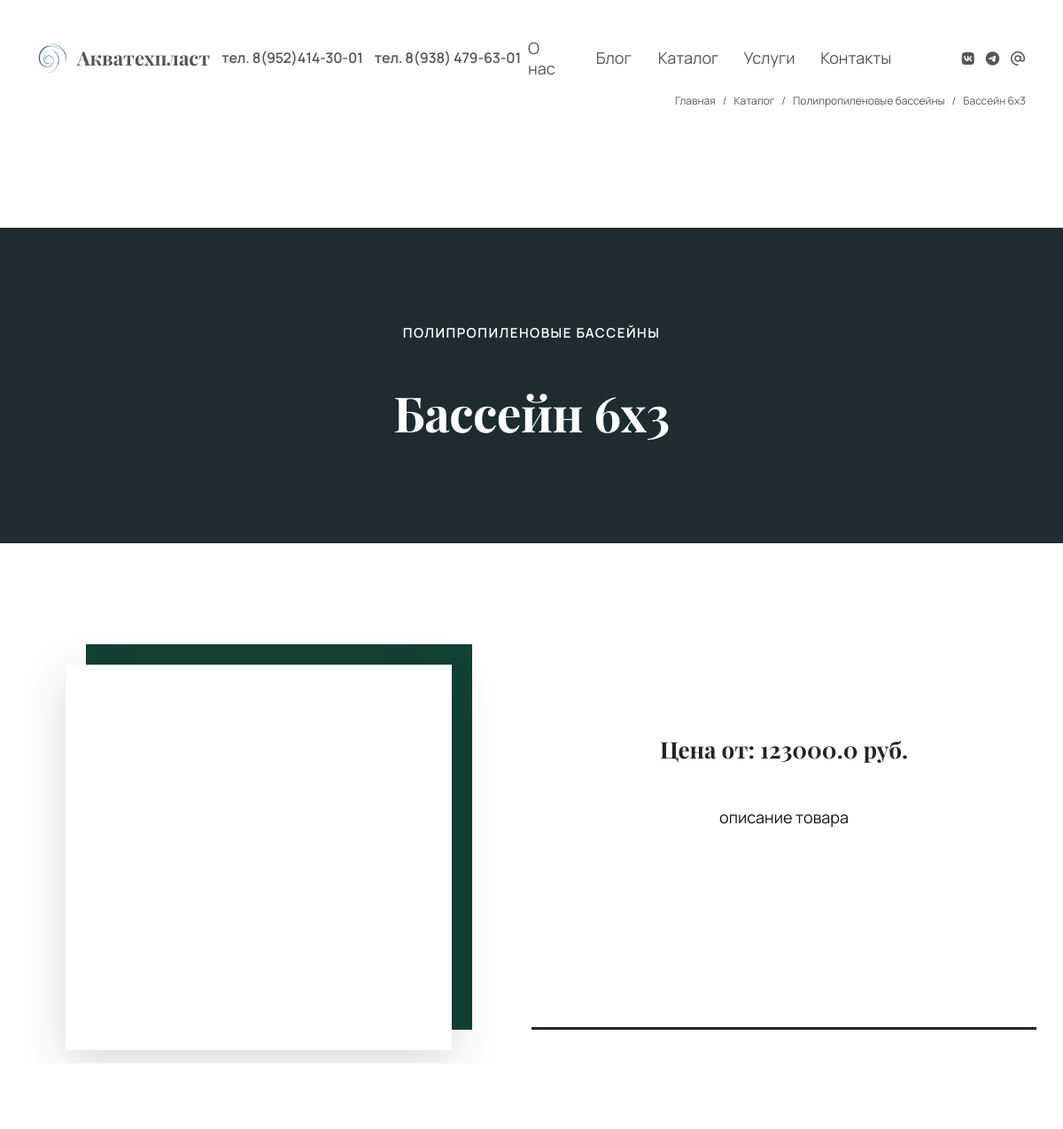
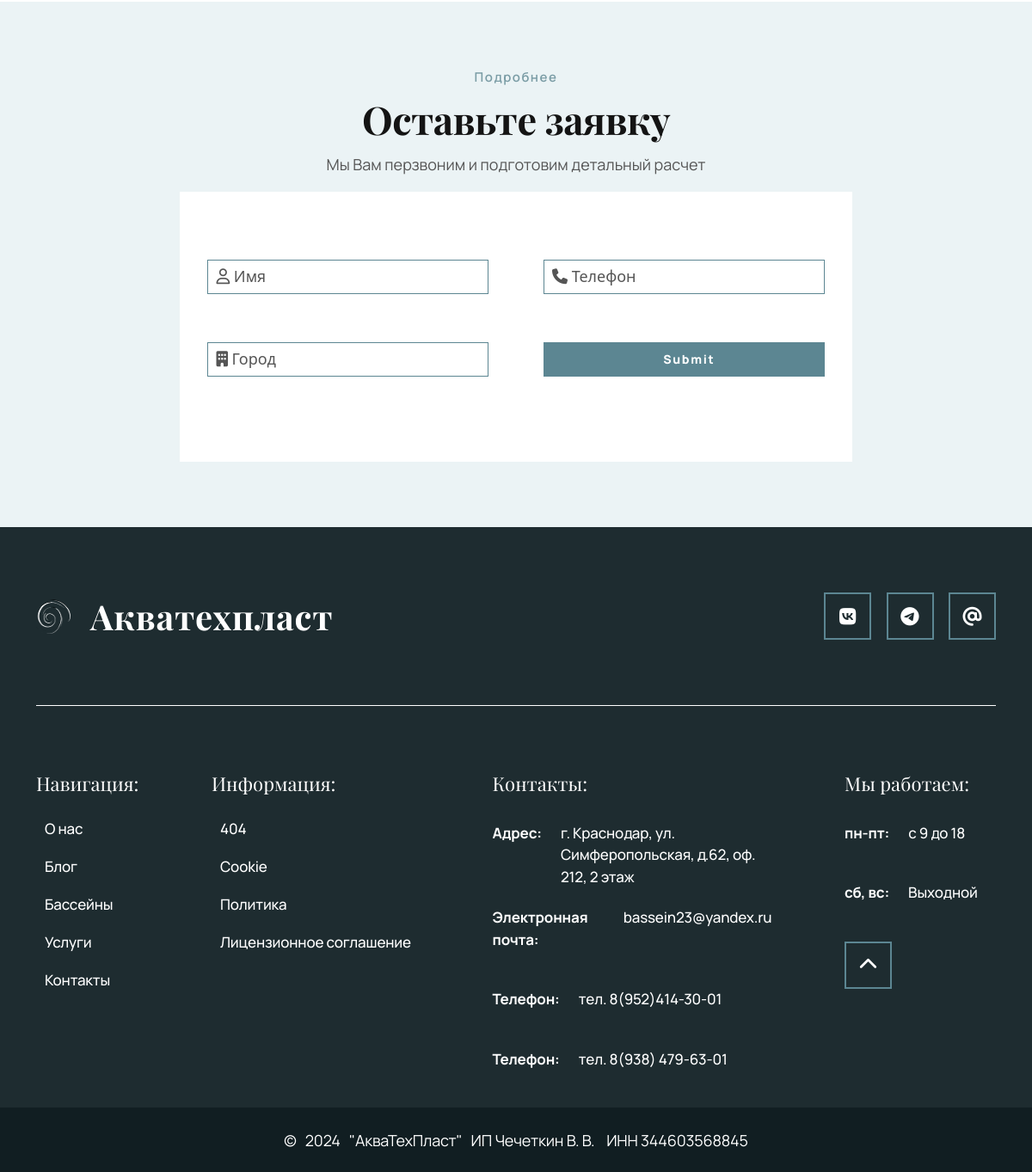
/catalog/product/bassein/, run on the app's committed database (2 pictures, top to bottom).
### catalog/models.py (models this page shows, shortened)
class ShopCategoryModel(models.Model):
    class TypeProduct(models.IntegerChoices):
        POOL = 1, _('Бассейны')
        EQUIPMENT = 2, _('Оборудование')
        MATERIAL = 3, _('Материалы')
    ICONS = {
        TypeProduct.POOL: 'icons/pool.svg',
        TypeProduct.EQUIPMENT: 'icons/water-pump.svg',
        TypeProduct.MATERIAL: 'icons/material.svg',
    }
    type = models.IntegerField(choices=TypeProduct.choices, verbose_name='Тип категории')
    category = models.CharField(max_length=200,
                                verbose_name='Категория товара',
                                help_text='Указать категорию товаров')
    image = models.ImageField(upload_to='catalog/cover/',
                              verbose_name='Фото для обложки группы',
                              help_text='Красивое фото используется для оформления обложки страницы с описанием услуги')
    slug = models.SlugField(max_length=255,
                            unique=True,
                            db_index=True,
                            verbose_name="URL")
    def __str__(self):
        return self.category
    class Meta:
        verbose_name = 'Категории товаров'
        verbose_name_plural = 'Категория товара'

class ShopElementModel(models.Model):
    date = models.DateField(default=timezone.now,
                            verbose_name='Дата публикации')
    category = models.ForeignKey(ShopCategoryModel,
                                 verbose_name='Категория товара',
                                 help_text='Выбрать категорию',
                                 on_delete=models.CASCADE)
    title = models.CharField(max_length=200,
                             verbose_name='Название продукции',
                             help_text='Не больше 200 сиволов')
    length = models.FloatField(verbose_name='Длина',
                            help_text='Для чаши бассейна, если другая категория то не заполнять!',
                            default=0.00,
                            blank=True,
                            null=True)
    width = models.FloatField(verbose_name='Ширина',
                            help_text='Для чаши бассейна, если другая категория то не заполнять!',
                            default=0.00,
                            blank=True,
                            null=True)
    depth = models.FloatField(verbose_name='Глубина',
                            help_text='Для чаши бассейна, если другая категория то не заполнять!',
                            default=0.00,
                            blank=True,
                            null=True)
    description = models.TextField(verbose_name='Подробное описание продукции',
                                   help_text='Описать приемущества и недостатки, максимально подробно')
    price_to = models.FloatField(verbose_name='Цена от',
                                  default=0.00,
                                  help_text='Стоимость от. Не обязательно к заполнению',
                                  blank=True,
                                  null=True)
    image = models.ManyToManyField('Photo',
                                   related_name='product',
                              verbose_name='Фото товара',
                              help_text='Красивое фото используется для оформления обложки страницы с описанием услуги')
    slug = models.SlugField(max_length=255, unique=True, db_index=True, verbose_name="URL")
    class Meta:
        verbose_name='Товар'
        verbose_name_plural = 'Каталог товаров'

### main/views.py (the view)
# urls.py: path('catalog/product/<slug:slug>/', views.product_detail, name='product_detail'),
def product_detail(request, slug):
    product = get_object_or_404(ShopElementModel, slug=slug)
    breadcrumbs = [
        {"name": "Главная", "url": "/"},
        {"name": "Каталог", "url" : f"/catalog/"},
         {"name": product.category, "url": f"/catalog/category/{product.category.slug}/"},
        {"name": product.title, "url": request.path},
    ]
    return render(request, 'catalog/product_detail.html', {'product' : product,
                                                           'breadcrumbs' : breadcrumbs})

### templates/catalog/product_detail.html (shortened to what this page needs)
{% extends "components/base.html" %}
{% load static %}
{% block style %}
    <link href="http://www.jqueryscript.net/css/jquerysctipttop.css" rel="stylesheet" type="text/css">
    <link rel="stylesheet" href="{% static 'css/fancy.css' %}">
    <link rel="stylesheet" href="{% static 'css/blogs.css' %}">
    <link rel="stylesheet" href="{% static 'css/jquery.fancybox.css' %}">
    <link rel="stylesheet" href="{% static 'css/catalog.css' %}">
    <link rel="stylesheet" href="{% static 'css/services.css' %}">
{% endblock %}
{% block content %}
    <section class="blogs" id="blogs">
        <div class="container blogs-container">
            <h2 class="cycle-objects-title">{{ product.category }}</h2>
            <h1 class="cycle-objects-subtitle">{{ product.title }}</h1>
        </div>
    </section>
    <section class="catalog" id="catalog">
        <div class="container catalog-container">
            <div class="row catalog-content">
                <div class="col-xl-6 col-lg-12 catalog-img">
                    <div class="catalog-img-bg">
                        <div class="image">
                            <div class="previews">
                            </div>
                            <div class="full">
                            </div>
                        </div>
                    </div>
                </div>
                <div class="col-xl-6 col-lg-12 catalog-price product">
                    {% if product.price_to %}
                        <h6 class="product-price"> Цена от: {{ product.price_to }} руб.</h6>
                    {% endif %}
                    <div class="product-desc">
                        <p>{{ product.description }}</p>
                    </div>
                </div>
            </div>
        </div>
    </section>
    <section class="service-form">
        <h5>Подробнее</h5>
        <h6>Оставьте заявку</h6>
        <p>Мы Вам перзвоним и подготовим детальный расчет</p>
        {% include "components/serviceForm.html" %}
</section>
{% endblock %}

### templates/components/breadcrumbs.html
{% load static %}
<div class="breadcrumb">
    <div class="container">
        <nav aria-label="breadcrumb">
            <ol class="breadcrumb-list" name="breadcrumb">
                {% for breadcrumb in breadcrumbs %}
                    {% if not forloop.last %}
                        <li class="breadcrumb-item"><a href="{{ breadcrumb.url }}">{{ breadcrumb.name }}</a></li>
                    {% else %}
                        <li class="breadcrumb-item active" aria-current="page">{{ breadcrumb.name }}</li>
                    {% endif %}
                {% endfor %}
            </ol>
        </nav>
    </div>
</div>

### static/css/style.css (style rules this page uses)
.cycle-objects-subtitle { opacity: 0; -webkit-transform: translateY(-20px); -ms-transform: translateY(-20px); transform: translateY(-20px); -webkit-transition: all 0.5s ease; transition: all 0.5s ease; }
.cycle-objects-title { opacity: 0; -webkit-transform: translateY(20px); -ms-transform: translateY(20px); transform: translateY(20px); -webkit-transition: all 0.5s ease; transition: all 0.5s ease; }
.fade-element { opacity: 1; -webkit-transform: translateX(0); -ms-transform: translateX(0); transform: translateX(0); -webkit-transform: translateY(0); -ms-transform: translateY(0); transform: translateY(0); }
* { padding: 0; margin: 0; -webkit-box-sizing: border-box; box-sizing: border-box; }
h1, h2, h3, h4, h5, h6 { font-family: "Play fair"; font-weight: 700; }
p, li, a, input, button { font-family: "Manrope"; font-weight: 400; }
ol, ul, li { list-style: none; }
a { text-decoration: none; border: none; color: rgb(85, 85, 85); }
.breadcrumb { width: 100%; height: 30px; padding-top: 12px; margin-bottom: 0; border-bottom: 1px solid rgb(255, 255, 255); display: -webkit-box; display: -ms-flexbox; display: flex; -webkit-box-align: center; -ms-flex-align: center; align-items: center; font-size: 12px; }
.breadcrumb-list { display: -webkit-box; display: -ms-flexbox; display: flex; -webkit-box-pack: end; -ms-flex-pack: end; justify-content: flex-end; -ms-flex-wrap: wrap; flex-wrap: wrap; }

### static/css/header.css (style rules this page uses)
.cycle-objects-subtitle { opacity: 0; -webkit-transform: translateY(-20px); -ms-transform: translateY(-20px); transform: translateY(-20px); -webkit-transition: all 0.5s ease; transition: all 0.5s ease; }
.cycle-objects-title { opacity: 0; -webkit-transform: translateY(20px); -ms-transform: translateY(20px); transform: translateY(20px); -webkit-transition: all 0.5s ease; transition: all 0.5s ease; }
.fade-element { opacity: 1; -webkit-transform: translateX(0); -ms-transform: translateX(0); transform: translateX(0); -webkit-transform: translateY(0); -ms-transform: translateY(0); transform: translateY(0); }

### static/css/footer.css (style rules this page uses)
.cycle-objects-subtitle { opacity: 0; -webkit-transform: translateY(-20px); -ms-transform: translateY(-20px); transform: translateY(-20px); -webkit-transition: all 0.5s ease; transition: all 0.5s ease; }
.cycle-objects-title { opacity: 0; -webkit-transform: translateY(20px); -ms-transform: translateY(20px); transform: translateY(20px); -webkit-transition: all 0.5s ease; transition: all 0.5s ease; }
.fade-element { opacity: 1; -webkit-transform: translateX(0); -ms-transform: translateX(0); transform: translateX(0); -webkit-transform: translateY(0); -ms-transform: translateY(0); transform: translateY(0); }

### static/css/blogs.css (style rules this page uses)
.cycle-objects-subtitle { opacity: 0; -webkit-transform: translateY(-20px); -ms-transform: translateY(-20px); transform: translateY(-20px); -webkit-transition: all 0.5s ease; transition: all 0.5s ease; }
.cycle-objects-title { opacity: 0; -webkit-transform: translateY(20px); -ms-transform: translateY(20px); transform: translateY(20px); -webkit-transition: all 0.5s ease; transition: all 0.5s ease; }
.fade-element { opacity: 1; -webkit-transform: translateX(0); -ms-transform: translateX(0); transform: translateX(0); -webkit-transform: translateY(0); -ms-transform: translateY(0); transform: translateY(0); }
.blogs { display: -webkit-box; display: -ms-flexbox; display: flex; -webkit-box-align: center; -ms-flex-align: center; align-items: center; width: 100%; background: rgb(30, 44, 48); min-height: 356px; color: rgb(255, 255, 255); }
.blogs-container { max-width: 659px; margin-top: 76px; margin-bottom: 76px; display: -webkit-box; display: -ms-flexbox; display: flex; -webkit-box-orient: vertical; -webkit-box-direction: normal; -ms-flex-direction: column; flex-direction: column; color: rgb(255, 255, 255); }
.blogs-container > h2 { font-family: "Manrope"; font-size: 15px; font-weight: 600; line-height: 23.17px; letter-spacing: 0.1em; text-align: center; text-transform: uppercase; padding-bottom: 36px; color: rgb(255, 255, 255); }
.blogs-container > h1 { font-family: "Play fair"; font-size: 55px; font-weight: 700; line-height: 66px; letter-spacing: -0.01em; text-align: center; color: rgb(255, 255, 255); }

### data on the page
ShopCategoryModel: name "Полипропиленовые бассейны"
ShopElementModel: name "Бассейн 6х3", category "ПОЛИПРОПИЛЕНОВЫЕ БАССЕЙНЫ", title "Бассейн 6х3", price_to "123000.0", description "описание товара"

### other printed values
{{ breadcrumb.name }} "Главная" "Каталог"
